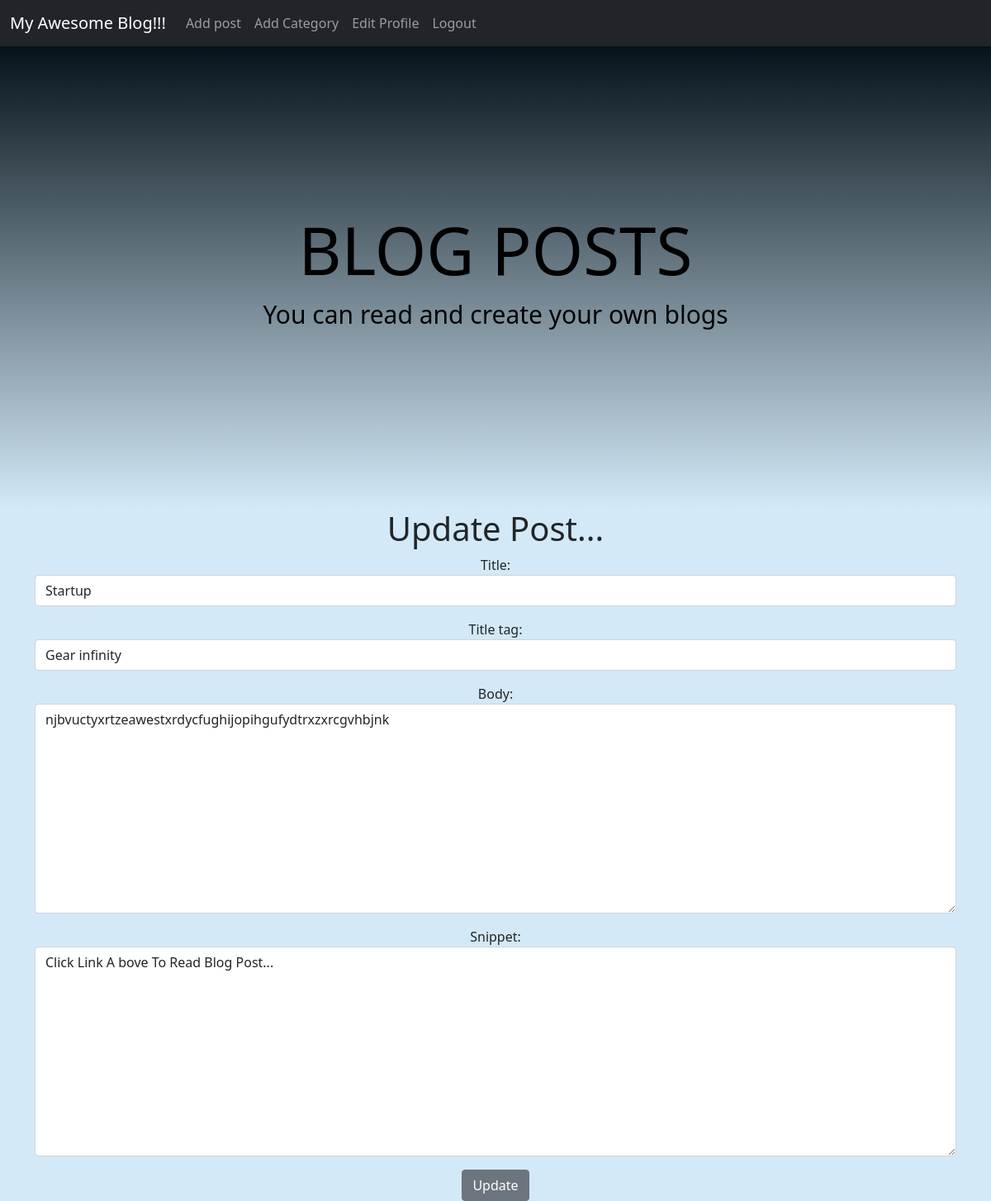
The page /article/edit/13 (signed in) on the database its author committed.
### myblog/models.py (models this page shows, shortened)
class Post(models.Model):
    title = models.CharField(max_length=25)
    title_tag = models.CharField(max_length=50, default="My Awesome Blog")
    author = models.ForeignKey(User, on_delete=models.CASCADE)
    body = RichTextField(blank=True, null=True)
    post_date = models.DateField(auto_now_add=True)
    category = models.CharField(max_length=200,default='coding')
    snippet = models.CharField(max_length=200,default='')

### myblog/views.py (the view)
# urls.py: path('article/edit/<int:pk>', UpdatePostView.as_view(), name= "update_post"),
class UpdatePostView(UpdateView):
    model = Post
    form_class = EditForm
    template_name= 'update_post.html'

### myblog/forms.py
class EditForm(forms.ModelForm):
   class Meta:
       model = Post
       fields =('title', 'title_tag', 'body','snippet') #author remove aur comment out kar dia so tha we get rid of author in our edit and update page coz we are not able to set FIELD AND FORM CLASS TOGETHER(ERROR)***see in views.py***
       widgets = {
           'title' : forms.TextInput(attrs={'class': 'form-control','placeholder':'Type ur title here'}),
           'title_tag' : forms.TextInput(attrs={'class': 'form-control'}),
           'body' : forms.Textarea(attrs={'class': 'form-control'}),
           'snippet' : forms.Textarea(attrs={'class': 'form-control'}),
       }

### myblog/templates/update_post.html (shortened to what this page needs)
{% extends 'base.html' %}
{% block content %}
{% if user.is_authenticated %}
{% if user.id == post.author.id %}
      <h1>Update Post...</h1>
<div class="form-group">
       <form method="POST">
           {{ form.as_p}}
           <button class="btn btn-secondary">Update</button>
       </form>
    </div>
    {% else %}
    You are not allowed here! please login.
    {% endif%}
    {% else %}
    You are not allowed here!!
    {% endif%}
{% endblock %}

### myblog/templates/base.html (style rules this page uses)
* { padding: 0; margin:0; box-sizing: border-box; }

### rows shown on the page
Post: title "Startup", title_tag "Gear infinity", body "njbvuctyxrtzeawestxrdycfughijopihgufydtrxzxrcgvhbjnk", snippet "Click Link A bove To Read Blog Post..."
